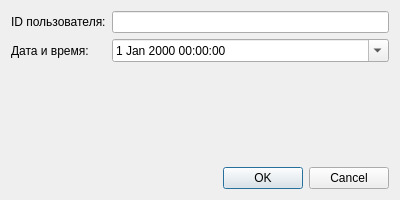
<?xml version="1.0" encoding="UTF-8"?>
<ui version="4.0">
 <class>VisitDialog</class>
 <widget class="QDialog" name="VisitDialog">
  <property name="geometry">
   <rect>
    <x>0</x>
    <y>0</y>
    <width>400</width>
    <height>200</height>
   </rect>
  </property>
  <property name="windowTitle">
   <string>Dialog</string>
  </property>
  <layout class="QVBoxLayout" name="verticalLayout">
    <item>
     <layout class="QFormLayout" name="formLayout">
      <item row="0" column="0">
       <widget class="QLabel" name="userIdLabel">
        <property name="text">
         <string>ID пользователя:</string>
        </property>
       </widget>
      </item>
      <item row="0" column="1">
       <widget class="QLineEdit" name="userIdLineEdit"/>
      </item>
      <item row="1" column="0">
       <widget class="QLabel" name="dateTimeLabel">
        <property name="text">
         <string>Дата и время:</string>
        </property>
       </widget>
      </item>
      <item row="1" column="1">
       <widget class="QDateTimeEdit" name="dateTimeEdit">
        <property name="calendarPopup">
         <bool>true</bool>
        </property>
       </widget>
      </item>
     </layout>
    </item>
    <item>
     <widget class="QDialogButtonBox" name="buttonBox">
      <property name="orientation">
       <enum>Qt::Horizontal</enum>
      </property>
      <property name="standardButtons">
       <set>QDialogButtonBox::Cancel|QDialogButtonBox::Ok</set>
      </property>
     </widget>
    </item>
   </layout>
  </widget>
  <layoutdefault spacing="6" margin="11"/>
  <resources/>
  <connections>
   <connection>
    <sender>buttonBox</sender>
    <signal>accepted()</signal>
    <slot>accept()</slot>
    <hints>
     <hint type="sourcelabel">
      <x>248</x>
      <y>154</y>
     </hint>
     <hint type="destinationlabel">
      <x>157</x>
      <y>174</y>
     </hint>
    </hints>
   </connection>
   <connection>
    <sender>buttonBox</sender>
    <signal>rejected()</signal>
    <slot>reject()</slot>
    <hints>
     <hint type="sourcelabel">
      <x>316</x>
      <y>160</y>
     </hint>
     <hint type="destinationlabel">
      <x>286</x>
      <y>174</y>
     </hint>
    </hints>
   </connection>
  </connections>
 </ui>
